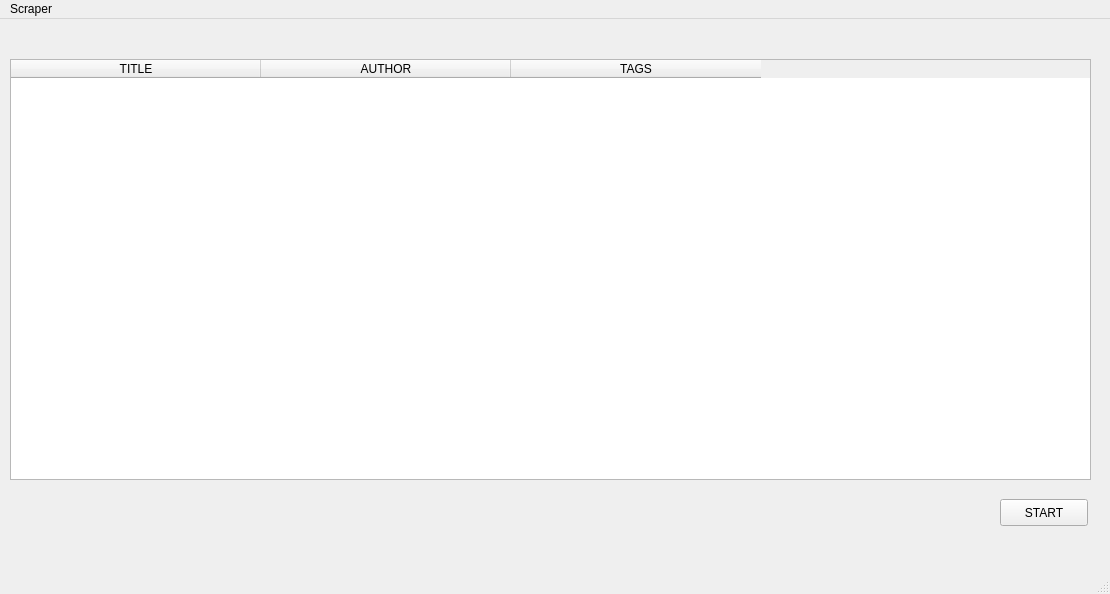
<?xml version="1.0" encoding="UTF-8"?>
<ui version="4.0">
 <class>MainWindow</class>
 <widget class="QMainWindow" name="MainWindow">
  <property name="geometry">
   <rect>
    <x>0</x>
    <y>0</y>
    <width>1110</width>
    <height>594</height>
   </rect>
  </property>
  <property name="windowTitle">
   <string>Quotes-Scrapyer</string>
  </property>
  <widget class="QWidget" name="centralwidget">
   <widget class="QPushButton" name="pushButton">
    <property name="geometry">
     <rect>
      <x>1000</x>
      <y>480</y>
      <width>88</width>
      <height>27</height>
     </rect>
    </property>
    <property name="text">
     <string>START</string>
    </property>
   </widget>
   <widget class="QTableWidget" name="tableWidget">
    <property name="geometry">
     <rect>
      <x>10</x>
      <y>40</y>
      <width>1081</width>
      <height>421</height>
     </rect>
    </property>
    <property name="mouseTracking">
     <bool>true</bool>
    </property>
    <property name="columnCount">
     <number>3</number>
    </property>
    <attribute name="horizontalHeaderCascadingSectionResizes">
     <bool>true</bool>
    </attribute>
    <attribute name="horizontalHeaderDefaultSectionSize">
     <number>250</number>
    </attribute>
    <attribute name="horizontalHeaderMinimumSectionSize">
     <number>52</number>
    </attribute>
    <attribute name="horizontalHeaderStretchLastSection">
     <bool>false</bool>
    </attribute>
    <attribute name="verticalHeaderVisible">
     <bool>true</bool>
    </attribute>
    <attribute name="verticalHeaderDefaultSectionSize">
     <number>26</number>
    </attribute>
    <attribute name="verticalHeaderShowSortIndicator" stdset="0">
     <bool>false</bool>
    </attribute>
    <attribute name="verticalHeaderStretchLastSection">
     <bool>false</bool>
    </attribute>
    <column>
     <property name="text">
      <string>TITLE</string>
     </property>
    </column>
    <column>
     <property name="text">
      <string>AUTHOR</string>
     </property>
    </column>
    <column>
     <property name="text">
      <string>TAGS</string>
     </property>
    </column>
   </widget>
  </widget>
  <widget class="QMenuBar" name="menubar">
   <property name="geometry">
    <rect>
     <x>0</x>
     <y>0</y>
     <width>1110</width>
     <height>22</height>
    </rect>
   </property>
   <widget class="QMenu" name="menuScraper">
    <property name="title">
     <string>Scraper</string>
    </property>
    <addaction name="actionList_City_s"/>
   </widget>
   <addaction name="menuScraper"/>
  </widget>
  <widget class="QStatusBar" name="statusbar"/>
  <action name="actionList_City_s">
   <property name="text">
    <string>List City's</string>
   </property>
  </action>
 </widget>
 <resources/>
 <connections/>
</ui>
